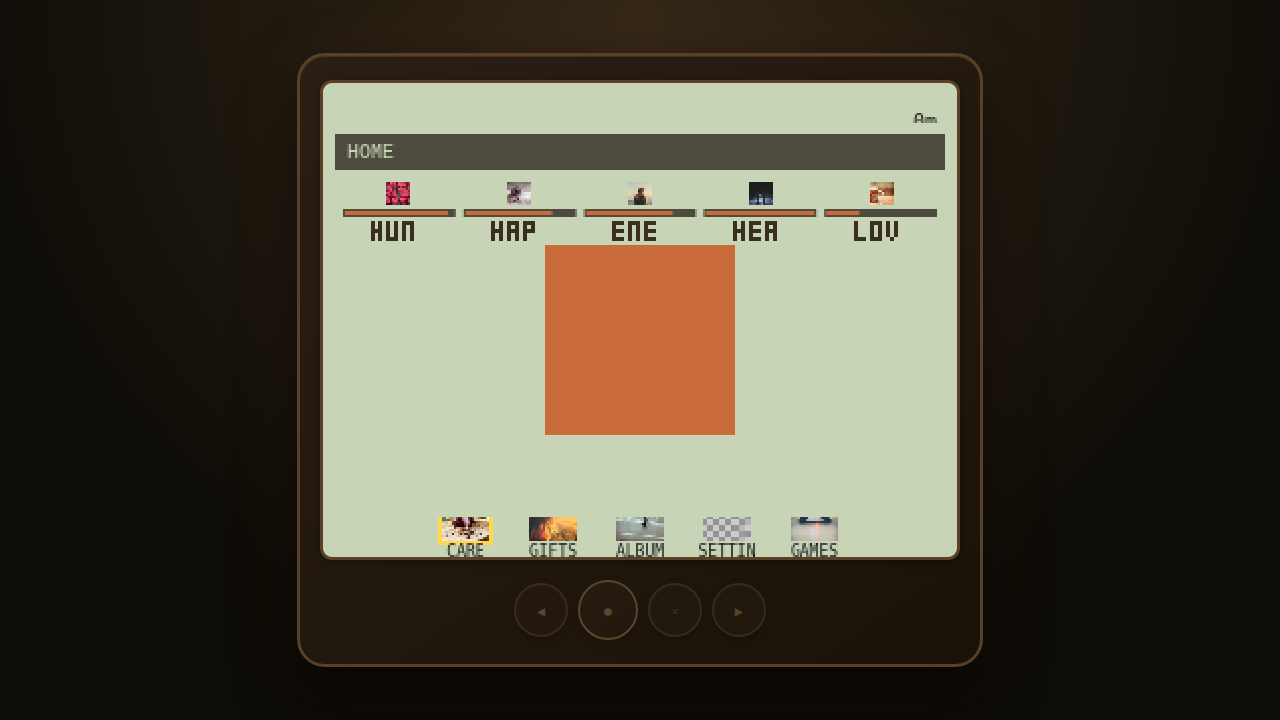
#> input picture verification/home.png, 1280 x 720 px
$ python analyze_flan_bebe.py ../verification/home.png
#> lines starting #> are read from the running program, lines starting #| are printed output that depends on the picture
from PIL import Image
import os

import sys

if len(sys.argv) > 1:
    image_path = sys.argv[1]
else:
    image_path = r"c:\Users\mirtg\.gemini\antigravity\brain\6899a526-21a2-45d5-a70d-9fddfc100f22\flan_bebe_1771215172347.png"

try:
    with Image.open(image_path) as img:
#> img is the input picture: PIL image 1280x720 RGB; mean R, G, B 76.9, 72.6, 57.3
        print(f"Format: {img.format}")
#| Format: PNG
        print(f"Size: {img.size}")
#| Size: (1280, 720)
        print(f"Mode: {img.mode}")
#| Mode: RGB

        # Analyze grid if possible (simple heuristic)
        width, height = img.size
#> width = 1280; height = 720
        print(f"Width: {width}, Height: {height}")
#| Width: 1280, Height: 720

        pixel = img.getpixel((0,0))
#> pixel = (16, 14, 8)
        print(f"Pixel at (0,0): {pixel}")
#| Pixel at (0,0): (16, 14, 8)

        # Check center of frame 0 (should be the character)
        center_pixel = img.getpixel((20, 20))
#> center_pixel = (18, 15, 9)
        print(f"Pixel at center (20,20): {center_pixel}")
#| Pixel at center (20,20): (18, 15, 9)

        # Analyze each 40x40 frame
        grid_size = 40
        num_frames = width // grid_size
#> num_frames = 32

        for i in range(num_frames):
            x = i * grid_size
            y = 0
            box = (x, y, x + grid_size, y + grid_size)
            crop = img.crop(box)
            bbox = crop.getbbox()
            if bbox:
                print(f"Frame {i}: Content bbox: {bbox} (W={bbox[2]-bbox[0]}, H={bbox[3]-bbox[1]})")
            else:
                print(f"Frame {i}: Empty")
#> this loop made 32 passes
#| Frame 0: Content bbox: (0, 0, 40, 40) (W=40, H=40)
#| Frame 1: Content bbox: (0, 0, 40, 40) (W=40, H=40)
#| Frame 2: Content bbox: (0, 0, 40, 40) (W=40, H=40)
#| Frame 3: Content bbox: (0, 0, 40, 40) (W=40, H=40)
#| Frame 4: Content bbox: (0, 0, 40, 40) (W=40, H=40)
#| Frame 5: Content bbox: (0, 0, 40, 40) (W=40, H=40)
#| Frame 6: Content bbox: (0, 0, 40, 40) (W=40, H=40)
#| Frame 7: Content bbox: (0, 0, 40, 40) (W=40, H=40)
#> (further printed lines are left out)
#> pass 1, `crop = img.crop(box)`:
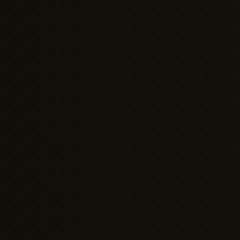
#> crop: PIL image 40x40 RGB (shown 6 times larger); mean R, G, B 17.96, 15.15, 9.28

except Exception as e:
    print(f"Error opening image: {e}")
